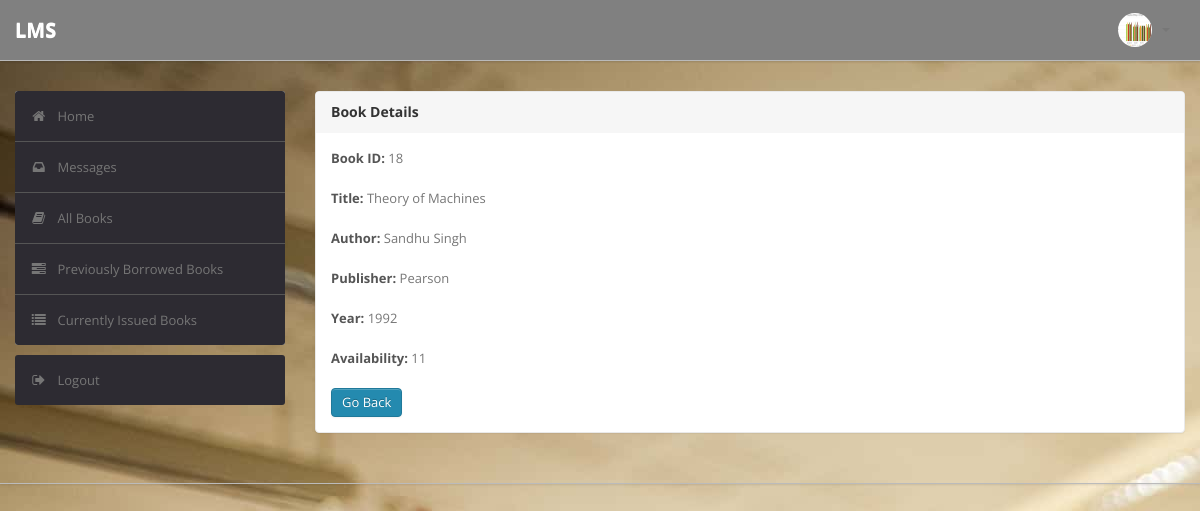
Screenshot of /student/bookdetails.php?id=18 (signed in) with the database file from the repository.
### tables this page shows
CREATE TABLE `user` (
  `RollNo` varchar(50) NOT NULL,
  `Name` varchar(50) DEFAULT NULL,
  `Type` varchar(50) DEFAULT NULL,
  `Category` varchar(50) DEFAULT NULL,
  `EmailId` varchar(50) DEFAULT NULL,
  `MobNo` bigint(11) DEFAULT NULL,
  `Password` varchar(50) DEFAULT NULL,
  `image` varchar(255) NOT NULL
);

CREATE TABLE `book` (
  `BookId` int(10) NOT NULL,
  `Title` varchar(50) DEFAULT NULL,
  `Publisher` varchar(50) DEFAULT NULL,
  `Year` varchar(50) DEFAULT NULL,
  `Availability` int(5) DEFAULT NULL
);

CREATE TABLE `author` (
  `BookId` int(10) NOT NULL,
  `Author` varchar(50) NOT NULL
);

### student/bookdetails.php (the view)
<?php
include 'others/header.php';
include 'others/topbar.php';
?>
        <div class="wrapper">
            <div class="container">
                <div class="row">
                    <div class="span3">
                       <?php include 'others/sidebar.php'; ?>
                    </div>
                    <div class="span9">
                        <div class="content">
                        <div class="module">
                            <div class="module-head">
                                <h3>Book Details</h3>
                            </div>
                            <div class="module-body">
                        <?php
                            $x=$_GET['id'];
                            $sql="select * from LMS.book where BookId='$x'";
                            $result=$conn->query($sql);
                            $row=$result->fetch_assoc();
                                $bookid=$row['BookId'];
                                $name=$row['Title'];
                                $publisher=$row['Publisher'];
                                $year=$row['Year'];
                                $avail=$row['Availability'];
                                echo "<b>Book ID:</b> ".$bookid."<br><br>";
                                echo "<b>Title:</b> ".$name."<br><br>";
                                $sql1="select * from LMS.author where BookId='$bookid'";
                                $result=$conn->query($sql1);
                                echo "<b>Author:</b> ";
                                while($row1=$result->fetch_assoc())
                                {
                                    echo $row1['Author']."&nbsp;";
                                }
                                echo "<br><br>";
                                echo "<b>Publisher:</b> ".$publisher."<br><br>";
                                echo "<b>Year:</b> ".$year."<br><br>";
                                echo "<b>Availability:</b> ".$avail."<br><br>";
                            ?>
                        <a href="book.php" class="btn btn-primary">Go Back</a>
                               </div>
                           </div>
                            </div>
                </div>
                </div>
                </div>
            </div>
<?php include 'others/footer.php'; ?>

### student/others/topbar.php (shortened to what this page needs)
<div class="navbar navbar-fixed-top">
    <div class="navbar-inner" style="background:gray;">
        <div class="container">
                <a class="brand" href="index.php" style="color:White;">LMS </a>
            <div class="nav-collapse collapse navbar-inverse-collapse">
                <ul class="nav pull-right">
                    <li class="nav-user dropdown"><a href="#" class="dropdown-toggle" data-toggle="dropdown">
                        <?php
            $aid=$_SESSION['RollNo'];
            $sql = "SELECT * FROM LMS.user WHERE RollNo='$aid'";
             $result = mysqli_query($conn, $sql);
               $row = mysqli_fetch_assoc($result);
                        ?>
                        <img style="background: white;"  src="<?php
                            if($row['image']=='') {
                             echo "../images/user.jpg";
                            } else{
                             echo $row['image'];
                            }
                        ?>" class="nav-avatar">
                        <b class="caret"></b></a>
                    </li>
                </ul>
            </div>
        </div>
    </div>
</div>

### student/css/theme.css (style rules this page uses)
body { font-size: 13px; font-family: 'Open Sans', Arial, sans-serif; background: url(../../images/lib.jpg) #eee; color: #777 }
h1, h2, h3, h4, h5, h6 { color: #333; margin-top: 0 }
h3 { font-size: 20px }
strong, b { color: #555 }
.wrapper { border-bottom: 1px solid #bbb; -webkit-box-shadow: 0 1px 2px rgba(0,0,0,0.1); -moz-box-shadow: 0 1px 2px rgba(0,0,0,0.1); box-shadow: 0 1px 2px rgba(0,0,0,0.1); padding: 30px 0 }
.module { background: #fff; -webkit-border-radius: 3px; -moz-border-radius: 3px; border-radius: 3px; border: 1px solid #ccc; border-bottom-color: #bbb; -webkit-box-shadow: 0 0 1px rgba(0,0,0,0.2); -moz-box-shadow: 0 0 1px rgba(0,0,0,0.2); box-shadow: 0 0 1px rgba(0,0,0,0.2); margin-bottom: 30px }
.navbar { position: static!important; margin: 0!important }
.navbar .navbar-inner { background: #fff; border-bottom: 1px solid #bbb; -webkit-box-shadow: 0 1px 2px rgba(0,0,0,0.15); -moz-box-shadow: 0 1px 2px rgba(0,0,0,0.15); box-shadow: 0 1px 2px rgba(0,0,0,0.15) }
.navbar .brand { color: #333; font-weight: bold; font-size: 20px; margin-right: 20px; padding: 20px }
.navbar .nav>li>a { padding: 20px 15px; font-weight: bold; color: #777 }
.nav-user>a { height: 20px }
.nav-avatar { width: 34px; height: 34px; margin: -7px 5px 0 0; -webkit-border-radius: 50%; -moz-border-radius: 50%; border-radius: 50% }
.btn, .btn-box { -webkit-border-radius: 3px; -moz-border-radius: 3px; border-radius: 3px }
.btn { font-size: 13px; font-weight: 600 }
.btn { display: inline-block; margin-bottom: 0; font-weight: 400; text-align: center; vertical-align: middle; cursor: pointer; background-image: none; border: 1px solid transparent; white-space: nowrap; padding: 4px 10px; font-size: 13px; line-height: 1.42857; border-radius: 4px; -webkit-user-select: none; -moz-user-select: none; -ms-user-select: none; user-select: none }
.btn-primary { color: #fff; background-color: #248aaf; border-color: #20799a }
.module { box-shadow: 0 0 3px rgba(0,0,0,.1); border-color: #e9e9e9; margin-bottom: 20px; background-color: #fff; border-radius: 4px; -webkit-box-shadow: 0 1px 1px rgba(0,0,0,.05); box-shadow: 0 1px 1px rgba(0,0,0,.05); }
.module-head { color: #767676; background-color: #f6f6f6; border-color: #e9e9e9; padding: 10px 15px; border-bottom: 1px solid transparent; border-top-right-radius: 3px; border-top-left-radius: 3px; }
.module-head h3 { font-size: 14px; line-height: 20px; height: 20px; margin: 0 }
.module-body { padding: 15px }

### rows the page displays
user: image (picture)
book: BookId "18", Title "Theory of Machines", Publisher "Pearson", Year "1992", Availability "11"
author: Author "Sandhu"
author: Author "Singh"
